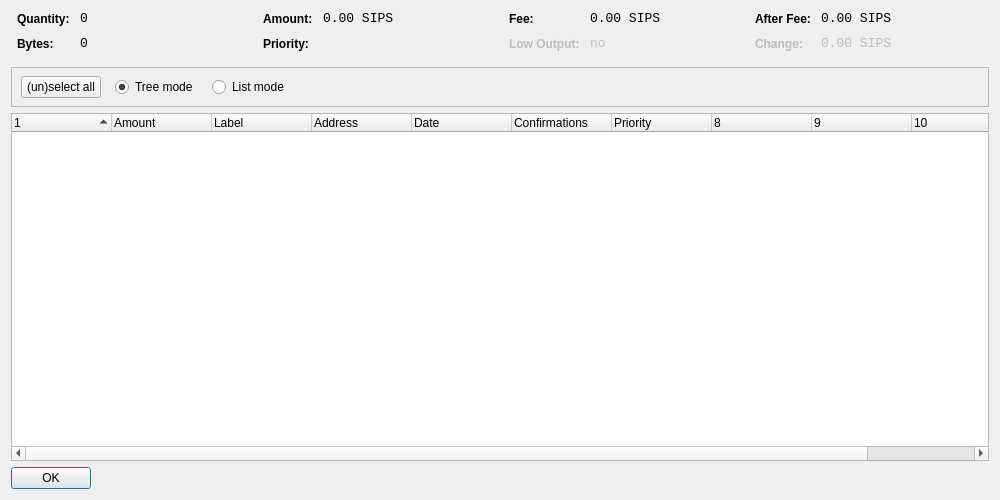
<?xml version="1.0" encoding="UTF-8"?>
<ui version="4.0">
 <class>CoinControlDialog</class>
 <widget class="QDialog" name="CoinControlDialog">
  <property name="geometry">
   <rect>
    <x>0</x>
    <y>0</y>
    <width>1000</width>
    <height>500</height>
   </rect>
  </property>
  <property name="windowTitle">
   <string>Coin Control</string>
  </property>
  <layout class="QVBoxLayout" name="verticalLayout">
   <item>
    <layout class="QHBoxLayout" name="horizontalLayoutTop" stretch="0,0,0,0">
     <property name="topMargin">
      <number>0</number>
     </property>
     <property name="bottomMargin">
      <number>10</number>
     </property>
     <item>
      <layout class="QFormLayout" name="formLayoutCoinControl1">
       <property name="horizontalSpacing">
        <number>10</number>
       </property>
       <property name="verticalSpacing">
        <number>10</number>
       </property>
       <property name="leftMargin">
        <number>6</number>
       </property>
       <property name="rightMargin">
        <number>6</number>
       </property>
       <item row="0" column="0">
        <widget class="QLabel" name="labelCoinControlQuantityText">
         <property name="styleSheet">
          <string notr="true">font-weight:bold;</string>
         </property>
         <property name="text">
          <string>Quantity:</string>
         </property>
        </widget>
       </item>
       <item row="0" column="1">
        <widget class="QLabel" name="labelCoinControlQuantity">
         <property name="font">
          <font>
           <family>Monospace</family>
           <pointsize>10</pointsize>
          </font>
         </property>
         <property name="cursor">
          <cursorShape>IBeamCursor</cursorShape>
         </property>
         <property name="contextMenuPolicy">
          <enum>Qt::ActionsContextMenu</enum>
         </property>
         <property name="text">
          <string notr="true">0</string>
         </property>
         <property name="textInteractionFlags">
          <set>Qt::LinksAccessibleByMouse|Qt::TextSelectableByKeyboard|Qt::TextSelectableByMouse</set>
         </property>
        </widget>
       </item>
       <item row="1" column="0">
        <widget class="QLabel" name="labelCoinControlBytesText">
         <property name="styleSheet">
          <string notr="true">font-weight:bold;</string>
         </property>
         <property name="text">
          <string>Bytes:</string>
         </property>
        </widget>
       </item>
       <item row="1" column="1">
        <widget class="QLabel" name="labelCoinControlBytes">
         <property name="font">
          <font>
           <family>Monospace</family>
           <pointsize>10</pointsize>
          </font>
         </property>
         <property name="cursor">
          <cursorShape>IBeamCursor</cursorShape>
         </property>
         <property name="contextMenuPolicy">
          <enum>Qt::ActionsContextMenu</enum>
         </property>
         <property name="text">
          <string notr="true">0</string>
         </property>
         <property name="textInteractionFlags">
          <set>Qt::LinksAccessibleByMouse|Qt::TextSelectableByKeyboard|Qt::TextSelectableByMouse</set>
         </property>
        </widget>
       </item>
      </layout>
     </item>
     <item>
      <layout class="QFormLayout" name="formLayoutCoinControl2">
       <property name="horizontalSpacing">
        <number>10</number>
       </property>
       <property name="verticalSpacing">
        <number>10</number>
       </property>
       <property name="leftMargin">
        <number>6</number>
       </property>
       <property name="rightMargin">
        <number>6</number>
       </property>
       <item row="0" column="0">
        <widget class="QLabel" name="labelCoinControlAmountText">
         <property name="styleSheet">
          <string notr="true">font-weight:bold;</string>
         </property>
         <property name="text">
          <string>Amount:</string>
         </property>
        </widget>
       </item>
       <item row="0" column="1">
        <widget class="QLabel" name="labelCoinControlAmount">
         <property name="font">
          <font>
           <family>Monospace</family>
           <pointsize>10</pointsize>
          </font>
         </property>
         <property name="cursor">
          <cursorShape>IBeamCursor</cursorShape>
         </property>
         <property name="contextMenuPolicy">
          <enum>Qt::ActionsContextMenu</enum>
         </property>
         <property name="text">
          <string notr="true">0.00 SIPS</string>
         </property>
         <property name="textInteractionFlags">
          <set>Qt::LinksAccessibleByMouse|Qt::TextSelectableByKeyboard|Qt::TextSelectableByMouse</set>
         </property>
        </widget>
       </item>
       <item row="1" column="0">
        <widget class="QLabel" name="labelCoinControlPriorityText">
         <property name="styleSheet">
          <string notr="true">font-weight:bold;</string>
         </property>
         <property name="text">
          <string>Priority:</string>
         </property>
        </widget>
       </item>
       <item row="1" column="1">
        <widget class="QLabel" name="labelCoinControlPriority">
         <property name="font">
          <font>
           <family>Monospace</family>
           <pointsize>10</pointsize>
          </font>
         </property>
         <property name="cursor">
          <cursorShape>IBeamCursor</cursorShape>
         </property>
         <property name="contextMenuPolicy">
          <enum>Qt::ActionsContextMenu</enum>
         </property>
         <property name="text">
          <string/>
         </property>
         <property name="textInteractionFlags">
          <set>Qt::LinksAccessibleByMouse|Qt::TextSelectableByKeyboard|Qt::TextSelectableByMouse</set>
         </property>
        </widget>
       </item>
      </layout>
     </item>
     <item>
      <layout class="QFormLayout" name="formLayoutCoinControl3">
       <property name="horizontalSpacing">
        <number>10</number>
       </property>
       <property name="verticalSpacing">
        <number>10</number>
       </property>
       <property name="leftMargin">
        <number>6</number>
       </property>
       <property name="rightMargin">
        <number>6</number>
       </property>
       <item row="0" column="0">
        <widget class="QLabel" name="labelCoinControlFeeText">
         <property name="styleSheet">
          <string notr="true">font-weight:bold;</string>
         </property>
         <property name="text">
          <string>Fee:</string>
         </property>
        </widget>
       </item>
       <item row="0" column="1">
        <widget class="QLabel" name="labelCoinControlFee">
         <property name="font">
          <font>
           <family>Monospace</family>
           <pointsize>10</pointsize>
          </font>
         </property>
         <property name="cursor">
          <cursorShape>IBeamCursor</cursorShape>
         </property>
         <property name="contextMenuPolicy">
          <enum>Qt::ActionsContextMenu</enum>
         </property>
         <property name="text">
          <string notr="true">0.00 SIPS</string>
         </property>
         <property name="textInteractionFlags">
          <set>Qt::LinksAccessibleByMouse|Qt::TextSelectableByKeyboard|Qt::TextSelectableByMouse</set>
         </property>
        </widget>
       </item>
       <item row="1" column="0">
        <widget class="QLabel" name="labelCoinControlLowOutputText">
         <property name="enabled">
          <bool>false</bool>
         </property>
         <property name="styleSheet">
          <string notr="true">font-weight:bold;</string>
         </property>
         <property name="text">
          <string>Low Output:</string>
         </property>
        </widget>
       </item>
       <item row="1" column="1">
        <widget class="QLabel" name="labelCoinControlLowOutput">
         <property name="enabled">
          <bool>false</bool>
         </property>
         <property name="font">
          <font>
           <family>Monospace</family>
           <pointsize>10</pointsize>
          </font>
         </property>
         <property name="cursor">
          <cursorShape>IBeamCursor</cursorShape>
         </property>
         <property name="contextMenuPolicy">
          <enum>Qt::ActionsContextMenu</enum>
         </property>
         <property name="text">
          <string notr="true">no</string>
         </property>
         <property name="textInteractionFlags">
          <set>Qt::LinksAccessibleByMouse|Qt::TextSelectableByKeyboard|Qt::TextSelectableByMouse</set>
         </property>
        </widget>
       </item>
      </layout>
     </item>
     <item>
      <layout class="QFormLayout" name="formLayoutCoinControl4">
       <property name="horizontalSpacing">
        <number>10</number>
       </property>
       <property name="verticalSpacing">
        <number>10</number>
       </property>
       <property name="leftMargin">
        <number>6</number>
       </property>
       <property name="rightMargin">
        <number>6</number>
       </property>
       <item row="0" column="0">
        <widget class="QLabel" name="labelCoinControlAfterFeeText">
         <property name="styleSheet">
          <string notr="true">font-weight:bold;</string>
         </property>
         <property name="text">
          <string>After Fee:</string>
         </property>
        </widget>
       </item>
       <item row="0" column="1">
        <widget class="QLabel" name="labelCoinControlAfterFee">
         <property name="font">
          <font>
           <family>Monospace</family>
           <pointsize>10</pointsize>
          </font>
         </property>
         <property name="cursor">
          <cursorShape>IBeamCursor</cursorShape>
         </property>
         <property name="contextMenuPolicy">
          <enum>Qt::ActionsContextMenu</enum>
         </property>
         <property name="text">
          <string notr="true">0.00 SIPS</string>
         </property>
         <property name="textInteractionFlags">
          <set>Qt::LinksAccessibleByMouse|Qt::TextSelectableByKeyboard|Qt::TextSelectableByMouse</set>
         </property>
        </widget>
       </item>
       <item row="1" column="0">
        <widget class="QLabel" name="labelCoinControlChangeText">
         <property name="enabled">
          <bool>false</bool>
         </property>
         <property name="styleSheet">
          <string notr="true">font-weight:bold;</string>
         </property>
         <property name="text">
          <string>Change:</string>
         </property>
        </widget>
       </item>
       <item row="1" column="1">
        <widget class="QLabel" name="labelCoinControlChange">
         <property name="enabled">
          <bool>false</bool>
         </property>
         <property name="font">
          <font>
           <family>Monospace</family>
           <pointsize>10</pointsize>
          </font>
         </property>
         <property name="cursor">
          <cursorShape>IBeamCursor</cursorShape>
         </property>
         <property name="contextMenuPolicy">
          <enum>Qt::ActionsContextMenu</enum>
         </property>
         <property name="text">
          <string notr="true">0.00 SIPS</string>
         </property>
         <property name="textInteractionFlags">
          <set>Qt::LinksAccessibleByMouse|Qt::TextSelectableByKeyboard|Qt::TextSelectableByMouse</set>
         </property>
        </widget>
       </item>
      </layout>
     </item>
    </layout>
   </item>
   <item>
    <widget class="QFrame" name="frame">
     <property name="minimumSize">
      <size>
       <width>0</width>
       <height>40</height>
      </size>
     </property>
     <property name="frameShape">
      <enum>QFrame::StyledPanel</enum>
     </property>
     <property name="frameShadow">
      <enum>QFrame::Sunken</enum>
     </property>
     <widget class="QWidget" name="horizontalLayoutWidget">
      <property name="geometry">
       <rect>
        <x>10</x>
        <y>0</y>
        <width>781</width>
        <height>41</height>
       </rect>
      </property>
      <layout class="QHBoxLayout" name="horizontalLayoutPanel" stretch="0,0,0,0,0">
       <property name="spacing">
        <number>14</number>
       </property>
       <item>
        <widget class="QPushButton" name="pushButtonSelectAll">
         <property name="sizePolicy">
          <sizepolicy hsizetype="Maximum" vsizetype="Fixed">
           <horstretch>0</horstretch>
           <verstretch>0</verstretch>
          </sizepolicy>
         </property>
         <property name="text">
          <string>(un)select all</string>
         </property>
        </widget>
       </item>
       <item>
        <widget class="QRadioButton" name="radioTreeMode">
         <property name="sizePolicy">
          <sizepolicy hsizetype="Maximum" vsizetype="Fixed">
           <horstretch>0</horstretch>
           <verstretch>0</verstretch>
          </sizepolicy>
         </property>
         <property name="text">
          <string>Tree mode</string>
         </property>
         <property name="checked">
          <bool>true</bool>
         </property>
        </widget>
       </item>
       <item>
        <widget class="QRadioButton" name="radioListMode">
         <property name="sizePolicy">
          <sizepolicy hsizetype="Maximum" vsizetype="Fixed">
           <horstretch>0</horstretch>
           <verstretch>0</verstretch>
          </sizepolicy>
         </property>
         <property name="text">
          <string>List mode</string>
         </property>
        </widget>
       </item>
       <item>
        <spacer name="horizontalSpacer">
         <property name="orientation">
          <enum>Qt::Horizontal</enum>
         </property>
         <property name="sizeHint" stdset="0">
          <size>
           <width>40</width>
           <height>20</height>
          </size>
         </property>
        </spacer>
       </item>
      </layout>
     </widget>
    </widget>
   </item>
   <item>
    <widget class="CoinControlTreeWidget" name="treeWidget">
     <property name="contextMenuPolicy">
      <enum>Qt::CustomContextMenu</enum>
     </property>
     <property name="sortingEnabled">
      <bool>false</bool>
     </property>
     <property name="columnCount">
      <number>11</number>
     </property>
     <attribute name="headerShowSortIndicator" stdset="0">
      <bool>true</bool>
     </attribute>
     <attribute name="headerStretchLastSection">
      <bool>false</bool>
     </attribute>
     <column>
      <property name="text">
       <string/>
      </property>
     </column>
     <column>
      <property name="text">
       <string>Amount</string>
      </property>
     </column>
     <column>
      <property name="text">
       <string>Label</string>
      </property>
     </column>
     <column>
      <property name="text">
       <string>Address</string>
      </property>
     </column>
     <column>
      <property name="text">
       <string>Date</string>
      </property>
     </column>
     <column>
      <property name="text">
       <string>Confirmations</string>
      </property>
      <property name="toolTip">
       <string>Confirmed</string>
      </property>
     </column>
     <column>
      <property name="text">
       <string>Priority</string>
      </property>
     </column>
     <column>
      <property name="text">
       <string/>
      </property>
     </column>
     <column>
      <property name="text">
       <string/>
      </property>
     </column>
     <column>
      <property name="text">
       <string/>
      </property>
     </column>
     <column>
      <property name="text">
       <string/>
      </property>
     </column>
    </widget>
   </item>
   <item>
    <widget class="QDialogButtonBox" name="buttonBox">
     <property name="sizePolicy">
      <sizepolicy hsizetype="Maximum" vsizetype="Fixed">
       <horstretch>0</horstretch>
       <verstretch>0</verstretch>
      </sizepolicy>
     </property>
     <property name="orientation">
      <enum>Qt::Horizontal</enum>
     </property>
     <property name="standardButtons">
      <set>QDialogButtonBox::Ok</set>
     </property>
    </widget>
   </item>
  </layout>
 </widget>
 <customwidgets>
  <customwidget>
   <class>CoinControlTreeWidget</class>
   <extends>QTreeWidget</extends>
   <header>coincontroltreewidget.h</header>
  </customwidget>
 </customwidgets>
 <resources/>
 <connections/>
</ui>
